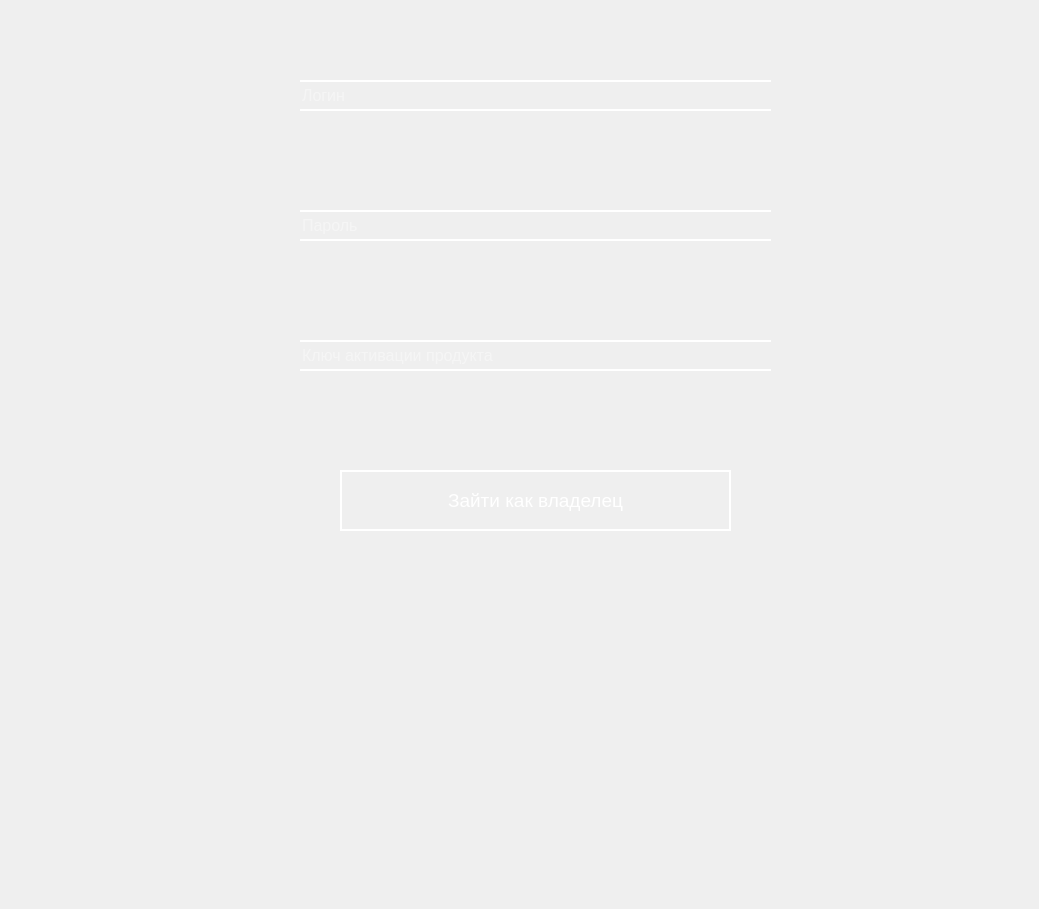
<?xml version="1.0" encoding="UTF-8"?>
<ui version="4.0">
 <class>Form</class>
 <widget class="QWidget" name="Form">
  <property name="geometry">
   <rect>
    <x>0</x>
    <y>0</y>
    <width>1039</width>
    <height>909</height>
   </rect>
  </property>
  <property name="windowTitle">
   <string>Form</string>
  </property>
  <widget class="QLineEdit" name="keyEdit">
   <property name="geometry">
    <rect>
     <x>300</x>
     <y>340</y>
     <width>471</width>
     <height>31</height>
    </rect>
   </property>
   <property name="font">
    <font>
     <pointsize>12</pointsize>
    </font>
   </property>
   <property name="styleSheet">
    <string notr="true">QLineEdit#keyEdit {
border: none;
border-bottom: 2px solid rgb(255, 255, 255);
border-top: 2px solid rgb(255, 255, 255);
background-color: rgba(9, 9, 9, 0);
color: rgba(255, 255, 255, 200);
}</string>
   </property>
   <property name="text">
    <string/>
   </property>
   <property name="placeholderText">
    <string>Ключ активации продукта</string>
   </property>
  </widget>
  <widget class="QLineEdit" name="passEdit">
   <property name="geometry">
    <rect>
     <x>300</x>
     <y>210</y>
     <width>471</width>
     <height>31</height>
    </rect>
   </property>
   <property name="font">
    <font>
     <pointsize>12</pointsize>
    </font>
   </property>
   <property name="styleSheet">
    <string notr="true">QLineEdit#passEdit {
border: none;
border-bottom: 2px solid rgb(255, 255, 255);
border-top: 2px solid rgb(255, 255, 255);
background-color: rgba(9, 9, 9, 0);
color: rgba(255, 255, 255, 200);
}</string>
   </property>
   <property name="text">
    <string/>
   </property>
   <property name="echoMode">
    <enum>QLineEdit::Password</enum>
   </property>
   <property name="placeholderText">
    <string>Пароль</string>
   </property>
  </widget>
  <widget class="QLineEdit" name="loginEdit">
   <property name="geometry">
    <rect>
     <x>300</x>
     <y>80</y>
     <width>471</width>
     <height>31</height>
    </rect>
   </property>
   <property name="font">
    <font>
     <pointsize>12</pointsize>
    </font>
   </property>
   <property name="cursor">
    <cursorShape>ArrowCursor</cursorShape>
   </property>
   <property name="styleSheet">
    <string notr="true">QLineEdit#loginEdit {
border: none;
border-bottom: 2px solid rgb(255, 255, 255);
border-top: 2px solid rgb(255, 255, 255);
background-color: rgba(9, 9, 9, 0);
color: rgba(255, 255, 255, 200);
}</string>
   </property>
   <property name="text">
    <string/>
   </property>
   <property name="placeholderText">
    <string>Логин</string>
   </property>
  </widget>
  <widget class="QPushButton" name="enterButton">
   <property name="geometry">
    <rect>
     <x>340</x>
     <y>470</y>
     <width>391</width>
     <height>61</height>
    </rect>
   </property>
   <property name="font">
    <font>
     <pointsize>14</pointsize>
    </font>
   </property>
   <property name="styleSheet">
    <string notr="true">QPushButton#enterButton {
color: rgb(255, 255, 255);
border: 2px Solid rgb(255, 255, 255);
background-color: none
}
QPushButton#enterButton:hover {
color: rgb(255, 255, 255);
border: 5px Solid rgb(255, 255, 255);
background-color: none;
}</string>
   </property>
   <property name="text">
    <string>Зайти как владелец</string>
   </property>
  </widget>
  <widget class="QLabel" name="error_lbl">
   <property name="geometry">
    <rect>
     <x>340</x>
     <y>720</y>
     <width>401</width>
     <height>141</height>
    </rect>
   </property>
   <property name="font">
    <font>
     <pointsize>14</pointsize>
    </font>
   </property>
   <property name="styleSheet">
    <string notr="true">color: white</string>
   </property>
   <property name="text">
    <string/>
   </property>
  </widget>
  <widget class="QLabel" name="label_4">
   <property name="geometry">
    <rect>
     <x>250</x>
     <y>-10</y>
     <width>571</width>
     <height>911</height>
    </rect>
   </property>
   <property name="styleSheet">
    <string notr="true">background-image: url(:/image/meduza.jpg);</string>
   </property>
   <property name="text">
    <string/>
   </property>
  </widget>
  <zorder>label_4</zorder>
  <zorder>keyEdit</zorder>
  <zorder>passEdit</zorder>
  <zorder>loginEdit</zorder>
  <zorder>enterButton</zorder>
  <zorder>error_lbl</zorder>
 </widget>
 <resources>
  <include location="../../../../Downloads/background.qrc"/>
 </resources>
 <connections/>
</ui>
